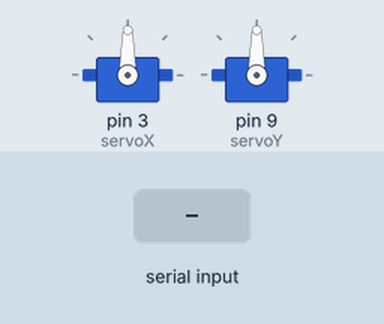
Simulated run of this sketch. Board: Arduino Uno, built with avr-gcc and run on an emulated ATmega328P. On the bench: 2 × servo. The test bench sets the inputs (shaded band).

Above: at 1.2 s.
1.3 s: "X,45\n" received over Serial
At 2.5 s:
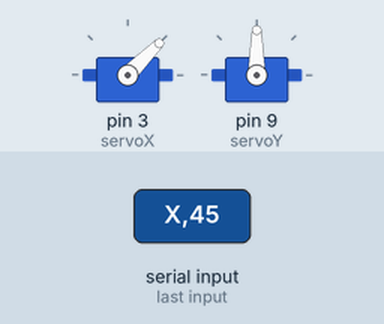
2.8 s: "Y,45\n" received over Serial
At 3.8 s:
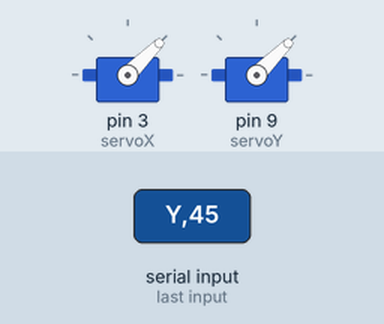
4.3 s: "X90\n" received over Serial
At 4.9 s:
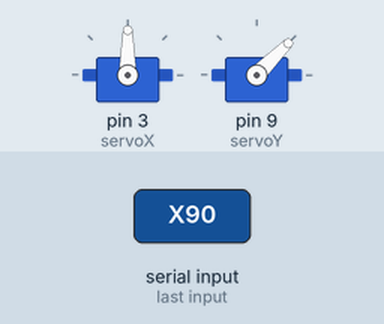
5.8 s: "X" received over Serial
At 6.2 s:
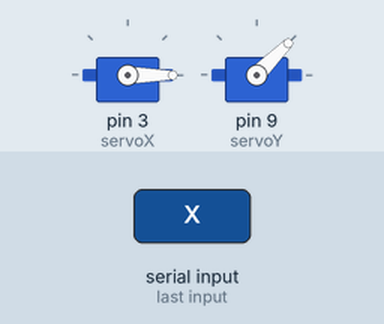
7.3 s: "Y90\n" received over Serial
At 8.3 s:
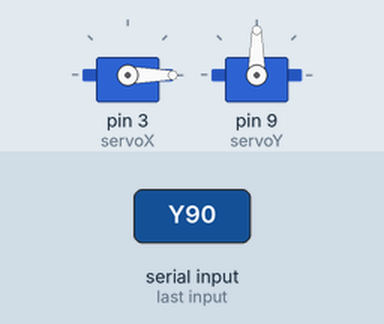
8.8 s: "Y" received over Serial
At 9.7 s:
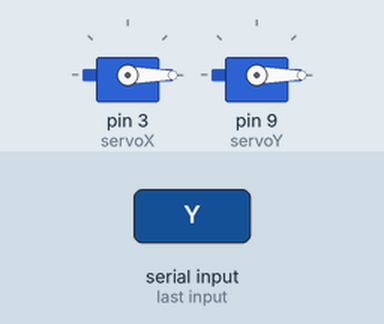
Timing chart, 0 to 11.3 s (numbered marks = the images above; inputs shaded):
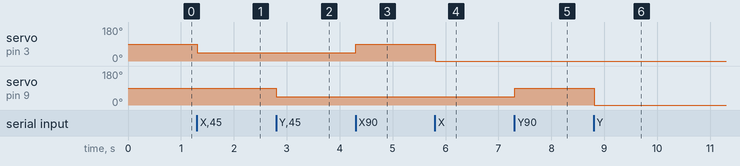

Measured:
- after the input at 1.3 s, servo on pin 3 (servoX): 90° → 45° at once
- after the input at 2.8 s, servo on pin 9 (servoY): 90° → 45° at once
- after the input at 4.3 s, servo on pin 3 (servoX): 45° → 90° at once
- after the input at 5.8 s, servo on pin 3 (servoX): 90° → 0° at once
- after the input at 7.3 s, servo on pin 9 (servoY): 45° → 90° at once
- after the input at 8.8 s, servo on pin 9 (servoY): 90° → 0° at once

The sketch:

manualRocket.ino
```cpp
#include <Servo.h>

Servo servoX;
Servo servoY;

int val;

void setup()
{
  Serial.begin(9600);
  servoX.attach(3);
  servoY.attach(9);
  Serial.setTimeout(10);
}

void loop()
{

  switch(Serial.read())
  {
    case 'X':
      servoX.write(Serial.parseInt());
      break;

    case 'Y':
      servoY.write(Serial.parseInt());
      break;
  }
}
```
